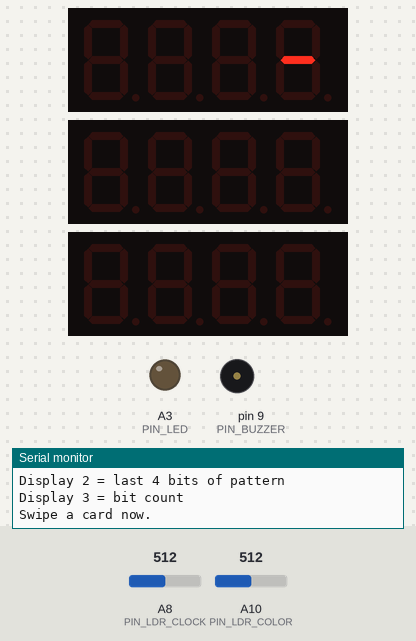
Recording of a sketch running on a simulated Arduino Mega 2560, built with avr-gcc and run on an emulated ATmega2560. Shown: 3 × 4-digit seven-segment display, output pins drawn as LEDs (lit = HIGH), buzzer (waves = sounding, pin HIGH), the last lines printed to the serial monitor. Wiring (inferred from the names in the program): 3 × TM1637 display: clock pin 22, DIO pin 24 / clock pin 26, DIO pin 28 / clock pin 30, DIO pin 32. The test bench sets the inputs (shaded band); at power-on: A8 (PIN_LDR_CLOCK) = 512, A10 (PIN_LDR_COLOR) = 512. Pins used as bus, display or sensor lines are not drawn.

Above: at 1.2 s.
1.3 s: A8 (PIN_LDR_CLOCK) set to 483
At 3.0 s:
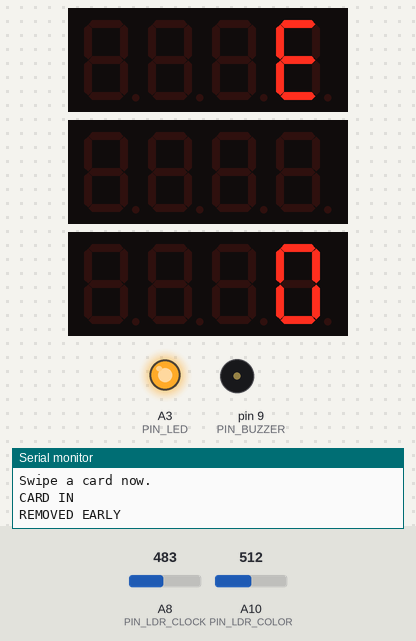
3.8 s: A8 (PIN_LDR_CLOCK) set to 510
At 4.8 s:
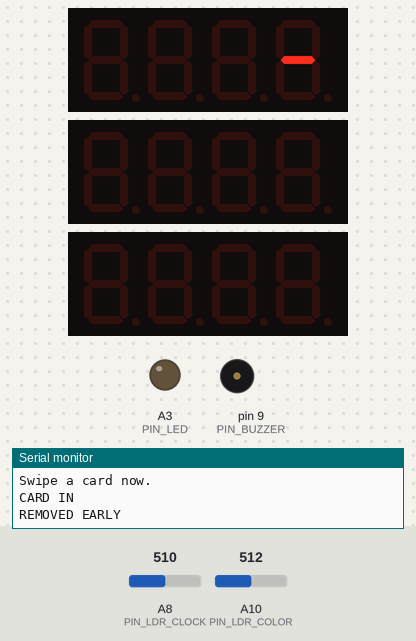
5.8 s: A8 (PIN_LDR_CLOCK) set to 490
At 6.2 s:
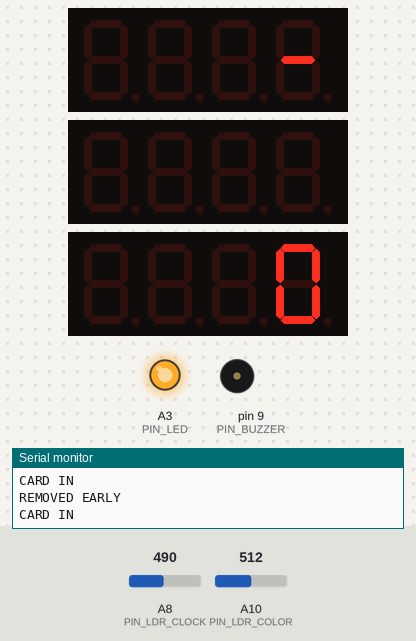
8.3 s: A8 (PIN_LDR_CLOCK) set to 511
At 9.4 s:
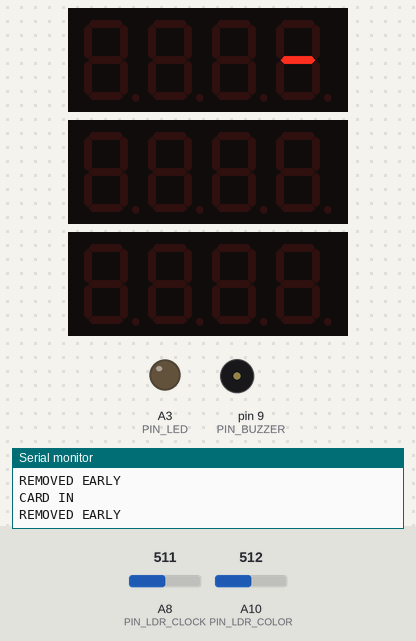
Timing chart, 0 to 11.3 s (numbered marks = the images above; inputs shaded):
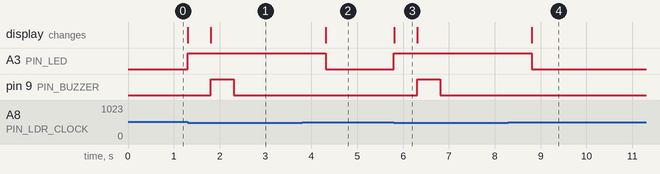

Measured:
- the behaviour switches between 501 and 500 on A8 (PIN_LDR_CLOCK) (found by bisection; images 0 and 1)
- after the input at 1.3 s, A3 (PIN_LED): LOW → HIGH at once; pin 9 (PIN_BUZZER): LOW → HIGH after 0.51 s, → LOW 0.50 s later; the display: first changes at once (image 1 shows a later state)
- after the input at 3.8 s, A3 (PIN_LED): HIGH → LOW after 0.51 s; pin 9 (PIN_BUZZER): stays LOW (without the input it goes to HIGH after 1.0 s)
- after the input at 5.8 s, A3 (PIN_LED): LOW → HIGH at once; pin 9 (PIN_BUZZER): LOW → HIGH after 0.51 s, → LOW 0.50 s later; the display: changes at once (image 3)
- after the input at 8.3 s, A3 (PIN_LED): HIGH → LOW after 0.51 s; pin 9 (PIN_BUZZER): stays LOW (without the input it goes to HIGH after 1.0 s)
- what the display in image 3 shows lasts 0.5 s, from 5.8 s to 6.3 s

The sketch:

test_card_reader.ino
```cpp
#define PIN_LDR_CLOCK A8
#define PIN_LDR_DATA  A9
#define PIN_LDR_COLOR A10
#define PIN_LED       A3
#define PIN_BUZZER    9

#define CLK1 22
#define DIO1 24
#define CLK2 26
#define DIO2 28
#define CLK3 30
#define DIO3 32

const int THRESHOLD_HOLE = 500;
const int THRESHOLD_DATA = 200;
const int THRESHOLD_REMOVE_COLOR = 55;
const int THRESHOLD_CARD_OUT = 900;
const int PATTERN_SIZE = 10;

int CardA[10] = { 0, 1, 0, 1, 0, 1, 0, 1, 1, 1 };
int CardB[10] = { 0, 1, 0, 1, 1, 0, 0, 1, 1, 1 };
int CardC[10] = { 0, 1, 0, 0, 1, 1, 0, 1, 1, 1 };

int pattern[PATTERN_SIZE];
int indexCounter = 0;
long colorSum = 0;
int colorCount = 0;
bool cardInserted = false;
bool lastClock = HIGH;
unsigned long removalTimer = 0;

uint8_t seg[] = {
  0x3f, 0x06, 0x5b, 0x4f,
  0x66, 0x6d, 0x7d, 0x07,
  0x7f, 0x6f
};
uint8_t SEG_BLANK = 0x00;
uint8_t SEG_DASH  = 0x40;
uint8_t SEG_E     = 0x79;

void startTM(int clk, int dio) {
  pinMode(dio, OUTPUT);
  digitalWrite(dio, HIGH);
  digitalWrite(clk, HIGH);
  delayMicroseconds(5);
  digitalWrite(dio, LOW);
}

void stopTM(int clk, int dio) {
  digitalWrite(clk, LOW);
  digitalWrite(dio, LOW);
  delayMicroseconds(5);
  digitalWrite(clk, HIGH);
  delayMicroseconds(5);
  digitalWrite(dio, HIGH);
}

void writeByte(int clk, int dio, uint8_t b) {
  for (int i = 0; i < 8; i++) {
    digitalWrite(clk, LOW);
    delayMicroseconds(5);
    digitalWrite(dio, (b >> i) & 1);
    delayMicroseconds(5);
    digitalWrite(clk, HIGH);
    delayMicroseconds(5);
  }
  digitalWrite(clk, LOW);
  pinMode(dio, INPUT);
  delayMicroseconds(5);
  digitalWrite(clk, HIGH);
  delayMicroseconds(5);
  pinMode(dio, OUTPUT);
}

void writeRaw(int clk, int dio, uint8_t d1, uint8_t d2, uint8_t d3, uint8_t d4) {
  startTM(clk, dio); writeByte(clk, dio, 0x40); stopTM(clk, dio);
  startTM(clk, dio); writeByte(clk, dio, 0xC0);
  writeByte(clk, dio, d1);
  writeByte(clk, dio, d2);
  writeByte(clk, dio, d3);
  writeByte(clk, dio, d4);
  stopTM(clk, dio);
  startTM(clk, dio); writeByte(clk, dio, 0x88 | 7); stopTM(clk, dio);
}

void clearDisplay(int clk, int dio) {
  writeRaw(clk, dio, SEG_BLANK, SEG_BLANK, SEG_BLANK, SEG_BLANK);
}

void showDash(int clk, int dio) {
  writeRaw(clk, dio, SEG_BLANK, SEG_BLANK, SEG_BLANK, SEG_DASH);
}

void showE(int clk, int dio) {
  writeRaw(clk, dio, SEG_BLANK, SEG_BLANK, SEG_BLANK, SEG_E);
}

void showDigit(int clk, int dio, int d) {
  writeRaw(clk, dio, SEG_BLANK, SEG_BLANK, SEG_BLANK, seg[d]);
}

void showInt(int clk, int dio, int val) {
  if (val > 9999) val = 9999;
  if (val < 0) val = 0;
  int d1 = (val / 1000) % 10;
  int d2 = (val / 100) % 10;
  int d3 = (val / 10) % 10;
  int d4 = val % 10;
  uint8_t b1 = d1 > 0 ? seg[d1] : SEG_BLANK;
  uint8_t b2 = (d1 > 0 || d2 > 0) ? seg[d2] : SEG_BLANK;
  uint8_t b3 = (d1 > 0 || d2 > 0 || d3 > 0) ? seg[d3] : SEG_BLANK;
  uint8_t b4 = seg[d4];
  writeRaw(clk, dio, b1, b2, b3, b4);
}

void showPattern4(int clk, int dio, int *pat, int len) {
  int start = (len > 4) ? len - 4 : 0;
  uint8_t b[4] = { SEG_BLANK, SEG_BLANK, SEG_BLANK, SEG_BLANK };
  for (int i = 0; i < 4 && start + i < len; i++) {
    b[i] = pat[start + i] ? seg[1] : seg[0];
  }
  writeRaw(clk, dio, b[0], b[1], b[2], b[3]);
}

bool comparePattern(int a[], int b[]) {
  for (int i = 0; i < PATTERN_SIZE; i++) {
    if (a[i] != b[i]) return false;
  }
  return true;
}

const char* identifyColor(int val) {
  if (val >= 500 && val < 600) return "Yellow";
  if (val >= 400)              return "White";
  if (val < 200)               return "Black";
  return "Unknown";
}

void shortBeep(int ms) {
  digitalWrite(PIN_BUZZER, HIGH);
  delay(ms);
  digitalWrite(PIN_BUZZER, LOW);
}

void setup() {
  Serial.begin(115200);
  pinMode(PIN_LED, OUTPUT);
  pinMode(PIN_BUZZER, OUTPUT);
  pinMode(CLK1, OUTPUT); pinMode(DIO1, OUTPUT);
  pinMode(CLK2, OUTPUT); pinMode(DIO2, OUTPUT);
  pinMode(CLK3, OUTPUT); pinMode(DIO3, OUTPUT);

  digitalWrite(PIN_LED, LOW);
  digitalWrite(PIN_BUZZER, LOW);

  showDash(CLK1, DIO1);
  clearDisplay(CLK2, DIO2);
  clearDisplay(CLK3, DIO3);

  Serial.println();
  Serial.println("=== CARD READER TEST ===");
  Serial.println("Display 1 = result (1/2/3 or E)");
  Serial.println("Display 2 = last 4 bits of pattern");
  Serial.println("Display 3 = bit count");
  Serial.println();
  Serial.println("Swipe a card now.");
}

void loop() {
  int clockRaw = analogRead(PIN_LDR_CLOCK);
  bool currentClock = (clockRaw > THRESHOLD_HOLE) ? HIGH : LOW;

  if (!cardInserted) {
    if (currentClock == LOW) {
      cardInserted = true;
      indexCounter = 0;
      colorSum = 0;
      colorCount = 0;
      digitalWrite(PIN_LED, HIGH);
      clearDisplay(CLK2, DIO2);
      showInt(CLK3, DIO3, 0);
      Serial.println("CARD IN");
    }
    lastClock = currentClock;
    return;
  }

  if (cardInserted && indexCounter < PATTERN_SIZE) {
    if (analogRead(PIN_LDR_COLOR) > THRESHOLD_REMOVE_COLOR) {
      if (removalTimer == 0) removalTimer = millis();
      if (millis() - removalTimer > 500) {
        Serial.println("REMOVED EARLY");
        showE(CLK1, DIO1);
        shortBeep(500);
        delay(2000);
        showDash(CLK1, DIO1);
        clearDisplay(CLK2, DIO2);
        clearDisplay(CLK3, DIO3);
        indexCounter = 0;
        colorSum = 0;
        colorCount = 0;
        cardInserted = false;
        digitalWrite(PIN_LED, LOW);
        removalTimer = 0;
        return;
      }
    } else {
      removalTimer = 0;
    }
  }

  if (currentClock == HIGH && lastClock == LOW) {
    int rawData = analogRead(PIN_LDR_DATA);
    pattern[indexCounter] = (rawData > THRESHOLD_DATA) ? 1 : 0;
    int colorValue = analogRead(PIN_LDR_COLOR);
    colorSum += colorValue;
    colorCount++;

    Serial.print("Bit ");
    Serial.print(indexCounter);
    Serial.print(" = ");
    Serial.print(pattern[indexCounter]);
    Serial.print(" | rawData=");
    Serial.print(rawData);
    Serial.print(" | color=");
    Serial.println(colorValue);

    indexCounter++;
    showPattern4(CLK2, DIO2, pattern, indexCounter);
    showInt(CLK3, DIO3, indexCounter);
  }
  lastClock = currentClock;

  if (indexCounter >= PATTERN_SIZE) {
    Serial.print("PATTERN: ");
    for (int i = 0; i < PATTERN_SIZE; i++) Serial.print(pattern[i]);
    Serial.println();

    int result = 0;
    if      (comparePattern(pattern, CardA)) { result = 1; }
    else if (comparePattern(pattern, CardB)) { result = 2; }
    else if (comparePattern(pattern, CardC)) { result = 3; }
    else                                     { result = 0; }

    if (result > 0) {
      Serial.print("RESULT: ");
      Serial.println(result);
      showDigit(CLK1, DIO1, result);
      shortBeep(150);
    } else {
      Serial.println("RESULT: E (unknown pattern)");
      showE(CLK1, DIO1);
      shortBeep(500);
    }

    int avg = (colorCount > 0) ? (colorSum / colorCount) : 0;
    Serial.print("Avg color: ");
    Serial.print(avg);
    Serial.print(" -> ");
    Serial.println(identifyColor(avg));

    Serial.println("Remove card to continue...");
    while (analogRead(PIN_LDR_CLOCK) < THRESHOLD_CARD_OUT) delay(10);

    delay(2000);
    showDash(CLK1, DIO1);
    clearDisplay(CLK2, DIO2);
    clearDisplay(CLK3, DIO3);

    indexCounter = 0;
    colorSum = 0;
    colorCount = 0;
    cardInserted = false;
    digitalWrite(PIN_LED, LOW);

    Serial.println("Ready for next card");
    Serial.println();
  }
}
```
